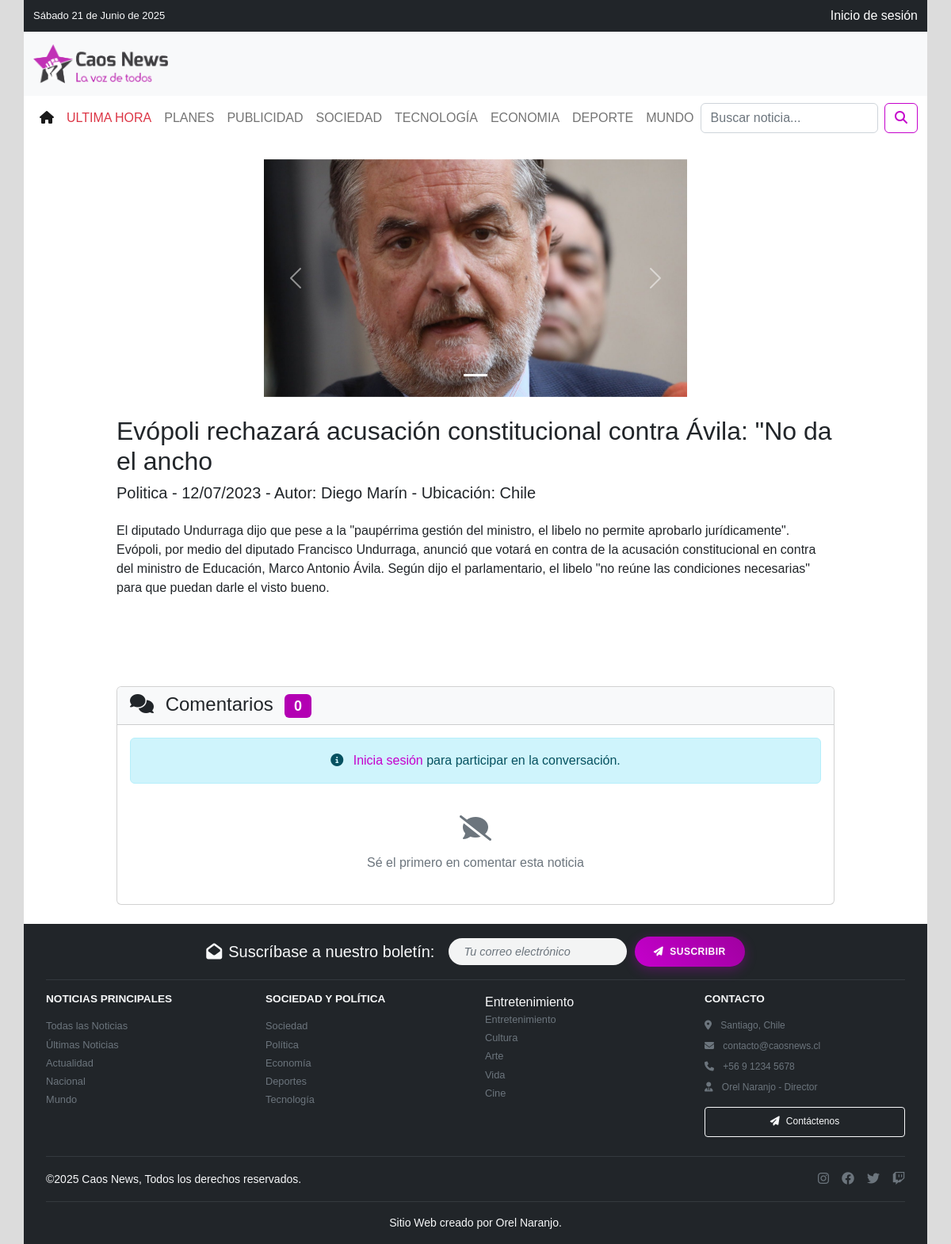
Before: /noticia/30/ with the older database file.
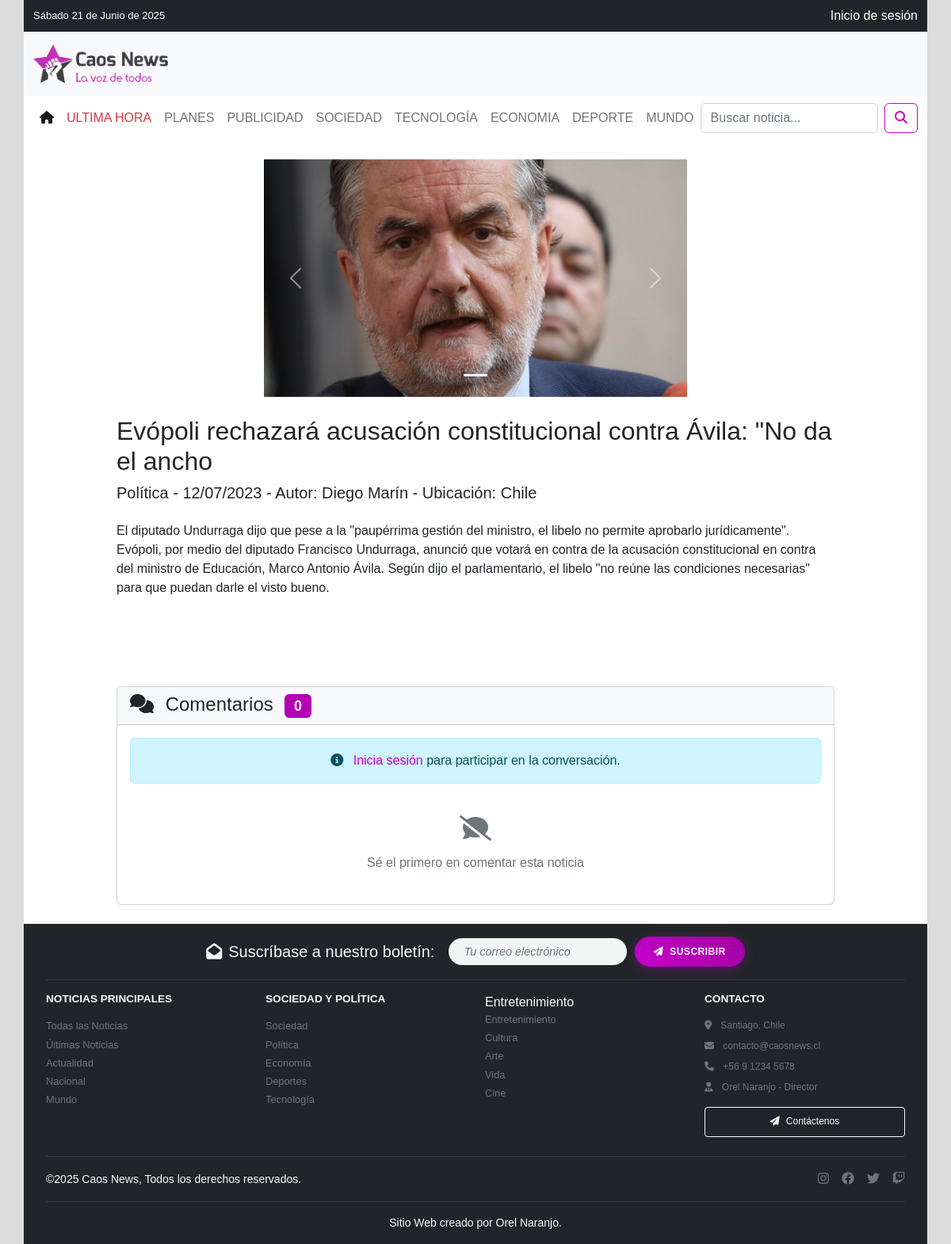
After: the same page with the newer database file.
### CaosNewsApp/models.py (models this page shows, shortened)
class Noticia(models.Model):
    id_noticia = models.AutoField(db_column='id_noticia', primary_key=True)
    titulo_noticia = models.CharField(max_length=100, blank=False, null=False)
    cuerpo_noticia = models.TextField(blank=False, null=False, default='')
    id_categoria = models.ForeignKey('Categoria', on_delete=models.PROTECT, db_column='id_categoria')
    id_pais = models.ForeignKey('Pais', on_delete=models.PROTECT, db_column='id_pais', null=True)
    activo = models.BooleanField(("Activo"), default=True)
    destacada = models.BooleanField(("Destacada"), default=False)
    fecha_creacion = models.DateTimeField(auto_now_add=True)
    fecha_modificacion = models.DateTimeField(auto_now=True)
    id_usuario = models.ForeignKey(settings.AUTH_USER_MODEL, on_delete=models.CASCADE, db_column='id_usuario')
    eliminado = models.BooleanField(("Borrado"), default=False)

class Categoria(models.Model):
    id_categoria = models.AutoField(db_column='id_categoria', primary_key=True)
    nombre_categoria = models.CharField(max_length=20, blank=False, null=False)

class Pais(models.Model):
    id_pais = models.AutoField(db_column='id_pais', primary_key=True)
    pais = models.CharField(max_length=20, blank=True, null=False)

### CaosNewsApp/views/public_views.py (the view)
# urls.py: path("noticia/<int:noticia_id>/", views.mostrar_noticia, name="noticia_detalle"),
def mostrar_noticia(request, noticia_id):
    noticia = get_object_or_404(Noticia, id_noticia=noticia_id, activo=True)
    imagenes = noticia.imagenes.all()
    comentarios_principales = Comentario.objects.filter(
        noticia=noticia,
        activo=True,
        comentario_padre=None  # Solo comentarios principales
    ).select_related('usuario').prefetch_related('respuestas__usuario')
    paginator = Paginator(comentarios_principales, 5)  # 5 comentarios por página
    page_number = request.GET.get('comentarios_page', 1)
    comentarios_page = paginator.get_page(page_number)
    comentario_form = ComentarioForm()
    respuesta_form = RespuestaComentarioForm()
    context = {
        "noticia": noticia,
        "imagenes": imagenes,
        "comentarios": comentarios_page,
        "comentario_form": comentario_form,
        "respuesta_form": respuesta_form,
        "total_comentarios": comentarios_principales.count(),
    }
    return render(request, "detalle_noticia.html", context)

### CaosNewsApp/forms.py (shortened to what this page needs)
class ComentarioForm(forms.ModelForm):
    class Meta:
        model = Comentario
        fields = ['contenido']
        widgets = {
            'contenido': forms.Textarea(attrs={
                'class': 'form-control',
                'rows': 4,
                'placeholder': 'Escribe tu comentario aquí...',
                'maxlength': 500
            })
        }
        labels = {
            'contenido': 'Comentario'
        }

class RespuestaComentarioForm(forms.ModelForm):
    class Meta:
        model = Comentario
        fields = ['contenido']
        widgets = {
            'contenido': forms.Textarea(attrs={
                'class': 'form-control form-control-sm',
                'rows': 2,
                'placeholder': 'Escribe tu respuesta...',
                'maxlength': 500
            })
        }
        labels = {
            'contenido': ''
        }

### CaosNewsApp/context_processors.py (called while the page is built)
def search_query(request):
    return {'q': request.GET.get('q', '')}

### CaosNewsApp/templates/detalle_noticia.html (shortened to what this page needs)
{% extends './index.html' %}
{% load static %}
{% block body %}
<div class="row">
  <div class="col-md-6 mx-auto">
    <div id="carouselExampleIndicators" class="carousel slide" data-bs-ride="true">
      <div class="carousel-indicators">
        {% for imagen in imagenes %}
        <button type="button" data-bs-target="#carouselExampleIndicators" data-bs-slide-to="{{ forloop.counter0 }}" {% if forloop.first %}class="active" aria-current="true"{% endif %} aria-label="Slide {{ forloop.counter }}"></button>
        {% endfor %}
      </div>
      <div class="carousel-inner">
        {% for imagen in imagenes %}
        <div class="carousel-item {% if forloop.first %}active{% endif %}">
          <img src="{{ imagen.imagen.url }}" class="d-block w-100" alt="Imagen {{ forloop.counter }}">
        </div>
        {% endfor %}
      </div>
      <button class="carousel-control-prev" type="button" data-bs-target="#carouselExampleIndicators" data-bs-slide="prev">
        <span class="carousel-control-prev-icon" aria-hidden="true"></span>
      </button>
      <button class="carousel-control-next" type="button" data-bs-target="#carouselExampleIndicators" data-bs-slide="next">
        <span class="carousel-control-next-icon" aria-hidden="true"></span>
      </button>
    </div>
  </div>
</div>
<div class="row mt-4">
  <div class="col-md-1"></div>
  <div class="col-md-10">
    <h2>{{ noticia.titulo_noticia }}</h2>
  </div>
  <div class="col-md-1"></div>
</div>
<div class="row">
  <div class="col-md-1"></div>
  <div class="col-md-10">
    <h5>{{ noticia.id_categoria.nombre_categoria }} - {{ noticia.fecha_creacion|date:"d/m/Y" }} - Autor: {{ noticia.id_usuario.first_name }} {{ noticia.id_usuario.last_name }}{% if noticia.id_pais %} - Ubicación: {{ noticia.id_pais.pais }}{% endif %}</h5>
  </div>
  <div class="col-md-1"></div>
</div>
<div class="row row-cols-1 row-cols-md-2 g-4 pt-3">
  <div class="col-md-1"></div>
  <div class="col-md-10 h-100">
    <p class="w-100">{{ noticia.cuerpo_noticia }}</p>
  </div>
  <div class="col-md-1"></div>
</div>
<div class="row mt-5">
  <div class="col-md-1"></div>
  <div class="col-md-10">
    {% include 'components/comentarios.html' with noticia=noticia comentarios=comentarios %}
  </div>
  <div class="col-md-1"></div>
</div>
{% endblock %}

Changed rows visible on the page:
changed through a linked row, Noticia "Evópoli rechazará acusación constitucional contra Ávila: \"No da el ancho": id_categoria.nombre_categoria "Politica" → "Política"
